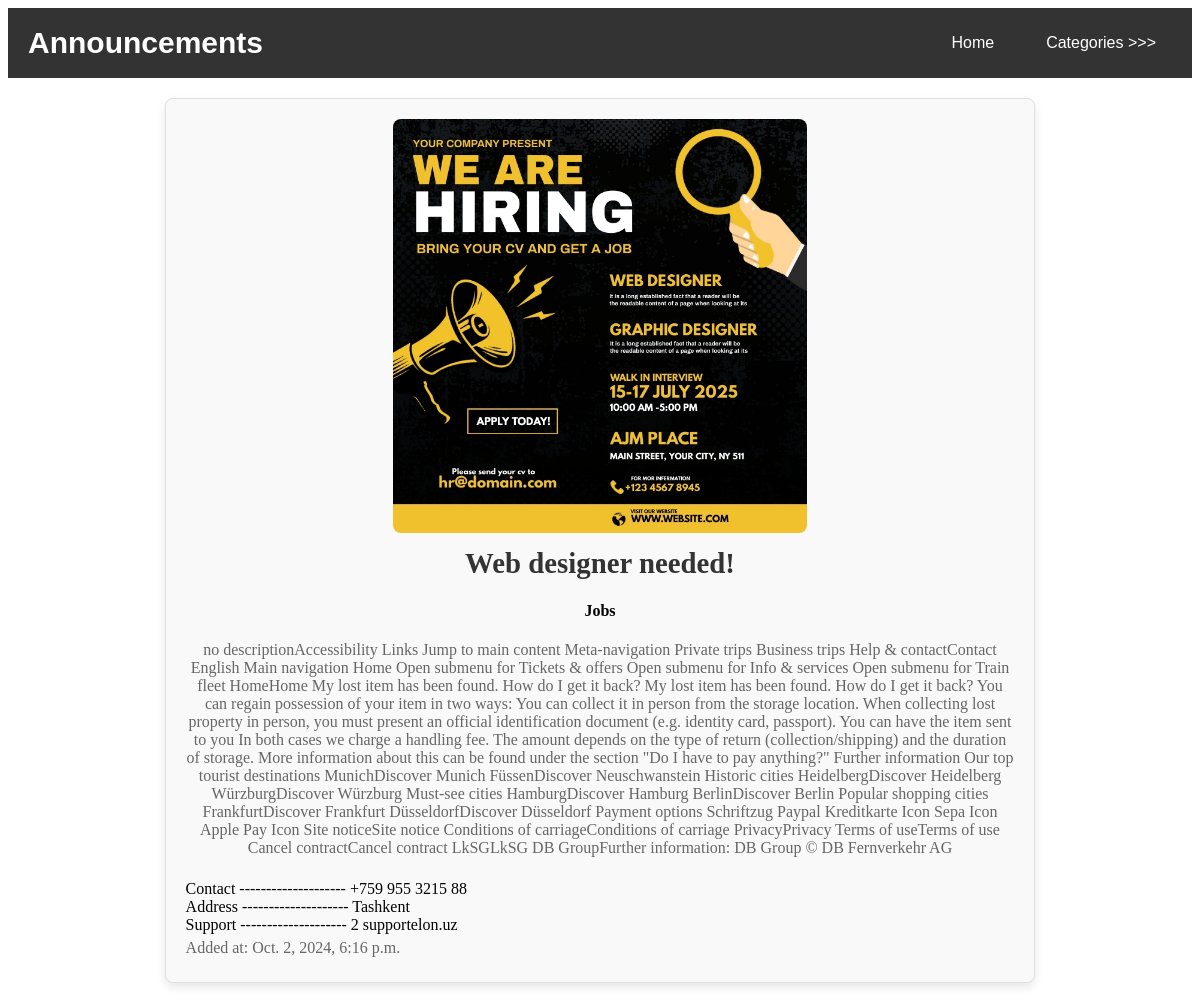
Screenshot of /announcement/2 with the database file from the repository.
### home/models.py (models this page shows, shortened)
class Announcement(models.Model):
    category = models.ForeignKey(Category, on_delete=models.CASCADE)
    title = models.CharField(max_length=100)
    description = models.TextField(default='no description', help_text='Description')
    image = models.ImageField(upload_to='announcement/', null=True, blank=True)
    address = models.CharField(max_length=300, null=True, blank=True)
    added_time = models.DateTimeField(auto_now_add=True)

class Category(models.Model):
    name = models.CharField(max_length=50)
    def __str__(self):
        return self.name

### home/views.py (the view)
# urls.py: path('announcement/<int:announcement_id>', announcement_detail, name='detail'),
def announcement_detail(request, announcement_id):
    elon = Announcement.objects.get(id=announcement_id)
    category = Category.objects.all()
    context = {
        'elon': elon,
        'category': category,
    }
    return render(request, 'detail.html', context)

### templates/detail.html (shortened to what this page needs)
<!DOCTYPE html>
<html lang="en">
<head>
</head>
<body>
    <nav class="navbar">
        <div class="logo">Announcements</div>
        <ul class="nav-links">
            <li><a href="{% url 'homepage' %}">Home</a></li>
            <li class="dropdown">
                <a href="#">Categories >>></a>
            </li>
        </ul>
    </nav>
<div class="elon">
    {%  if elon.image and elon.image.url %}
                      <img src="{{ elon.image.url }}" alt="{{ elon.title }}">
                      {% else %}
                      <img src="https://lh4.googleusercontent.com/proxy/EWm9FVpPqF7N5rcraSRF-UMDuwBzfkA2tYNH73WwfdaqqrhD7V-TQL22-XP7fOgbjSp4X836b8_TVTYw1JN7bSJuUHbgtMURdiA2n-lyFKYnnpRzFzCJ72kCEw" alt="Placeholder image" height="300">
                      {% endif %}
    <h1>{{ elon.title }}</h1>
    <h4>{{ elon.category }}</h4>
    <p>{{ elon.description }}</p><br>
    <div align="left">
      <h7 align="left"> Contact -------------------- +759 955 3215 88</h7><br>
    <h7 align="left"> Address -------------------- {{ elon.address }}</h7><br>
    <h7 align="left"> Support -------------------- {{ elon.id }} supportelon.uz</h7><br>
    <p>Added at: {{ elon.added_time }}</p>
</div>
</body>
</html>

### templates/detail.html (style rules this page uses)
.navbar { background-color: #333; color: #fff; display: flex; justify-content: space-between; align-items: center; padding: 10px 20px; font-family: Arial, sans-serif; }
.navbar .logo { font-size: 30px; font-weight: bold; }
.nav-links { list-style: none; display: flex; gap: 20px; }
.nav-links li { position: relative; }
.nav-links a { color: white; text-decoration: none; padding: 8px 16px; transition: background-color 0.3s ease; }
.elon { background-color: #f9f9f9; border: 1px solid #e0e0e0; border-radius: 8px; padding: 20px; max-width: 70%; margin: 20px auto; box-shadow: 0 4px 10px rgba(0, 0, 0, 0.1); text-align: center; }
.elon img { width: 50%; height: auto; border-radius: 8px; }
.elon h1 { font-size: 1.8em; color: #333; margin: 10px 0; }
.elon p { color: #666; margin: 5px 0; }

### rows the page displays
Announcement: image (picture), title "Web designer needed!", category "Jobs", description "no descriptionAccessibility Links Jump to main content Meta-navigation Private trips Business trips Help & contactContact English Main navigation Home Open submenu for Tickets & offers Open submenu for Info & services Open submenu for Train fleet HomeHome My lost item has been found. How do I get it back? My lost item has been found. How do I get it back? You can regain possession of your item in two ways: You can collect it in person from the storage location. When collecting lost property in person, you must present an official identification document (e.g. identity card, passport). You can have the item sent to you In both cases we charge a handling fee. The amount depends on the type of…", address "Tashkent", id "2", added_time "Oct. 2, 2024, 6:16 p.m."
